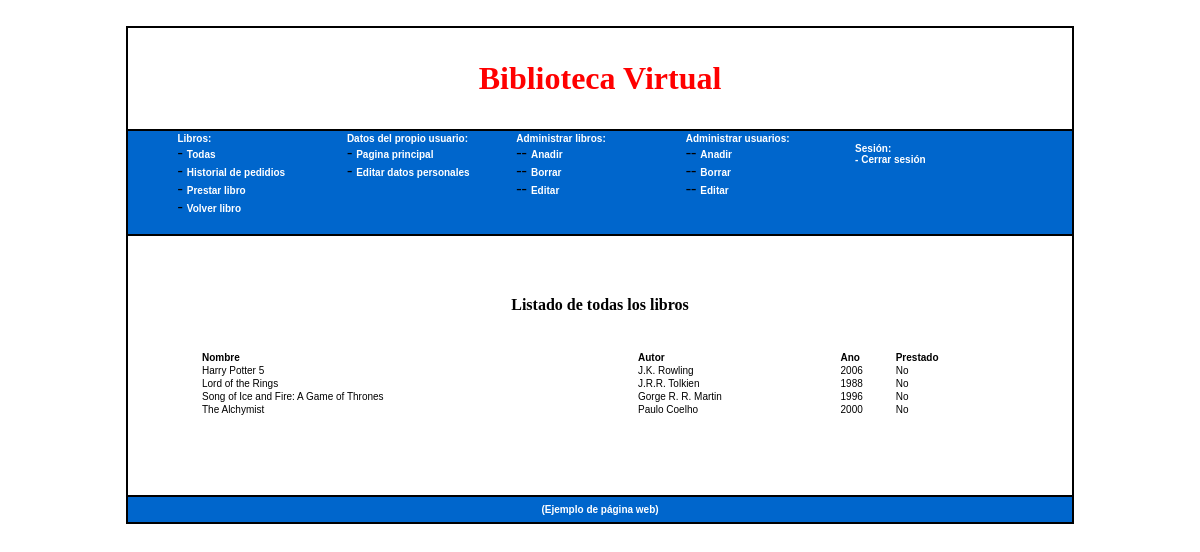
The page /index.php?contenido=listarLibros&crit=todas (signed in) on the database its author committed.
### tables this page shows
CREATE TABLE IF NOT EXISTS `LIBRO` (
  `id` INT NOT NULL AUTO_INCREMENT,
  `nombre` VARCHAR(45) NULL,
  `autor` VARCHAR(45) NULL,
  `ano` VARCHAR(45) NULL,
  PRIMARY KEY (`id`),
  UNIQUE INDEX `idLIBRO_UNIQUE` (`id` ASC));

### listarLibros.php (the view, shortened to what this page needs)
<?php session_start();
$idSocio = $_SESSION['id'];
$tipo = $_SESSION['tipo_usuario'];
$crit = $_GET['crit'];
?>
<!DOCTYPE HTML PUBLIC "-//W3C//DTD HTML 4.01 Transitional//EN" "http://www.w3.org/TR/html4/loose.dtd">
<html>
<head>
</head>
<body>
<?php if ($crit == 'todas') {
    $cabecera = "Listado de todas los libros";
} else if ($crit == 'vistas') {
    $cabecera = "Listado de los libros ya vistas";
} else if ($crit == 'novistas') {
    $cabecera = "Listado de los libros que no ha visto";
} else if ($crit == 'disponibles') {
    $cabecera = "Listado de los libros disponibles para alquilar";
} else if ($crit == 'prestados'){
    $cabecera = "Listado de los libros prestados para volver";
} else if ($crit == 'editar'){
    $cabecera = "Click en el libro que quiere editar";
}else if ($crit == 'borrar'){
    $cabecera = "Click en el libro que quiere borrar";
}
?>
<div align='center' style="font-weight:bold "><?php echo $cabecera; ?><br></div>
<br>
<br>
<table width="85%" border="0" align="center" cellpadding="0"
       style="font-family:Verdana, Arial, Helvetica, sans-serif; font-size:x-small ">
    <tr>
        <td><strong>Nombre</strong></td>
        <td><strong>Autor</strong></td>
        <td><strong>Ano</strong></td>
        <?php
        if ($crit == 'todas' || $crit == 'editar' || $crit == 'borrar') {
            $clausula = "SELECT * FROM libro WHERE 1 ORDER BY nombre ASC";
        } else if ($crit == 'vistas') {
            echo "<td><strong>Desde</strong></td><td><strong>Hasta</strong></td>";
            $clausula = "SELECT *, usuario.nombre as nombre_usuario FROM prestamo inner join usuario on prestamo.USUARIO_id = usuario.id
                       inner join libro on prestamo.LIBRO_id = libro.id WHERE prestamo.USUARIO_id=$idSocio";
        } else if ($crit == 'novistas') {
            $clausula = "SELECT * FROM libro WHERE id NOT IN (SELECT id FROM historial WHERE idSocio = '$idSocio' )ORDER BY titulo ASC";
        } else if ($crit == 'disponibles') {
            $clausula = "SELECT * FROM libro WHERE id NOT IN (SELECT LIBRO_id FROM prestamo WHERE hasta IS NULL)";
        } else if($crit == 'prestados'){
            $clausula = "SELECT * FROM libro WHERE id IN (SELECT LIBRO_id FROM prestamo WHERE hasta IS NULL)";
        }
        echo "        <td><strong>Prestado</strong></td>    </tr>";
        $result = mysql_query($clausula);
        while ($row = mysql_fetch_array($result)) {
            $clausula = "SELECT * FROM prestamo WHERE hasta IS NULL AND LIBRO_id = $row[id]";
            $res = mysql_num_rows(mysql_query($clausula));
            if ($tipo == "admin") {
                if ($crit == 'prestados')
                    echo "<tr name=$row[id] onClick=\"window.location='index.php?contenido=volverLibro&id=$row[id]'\" onMouseOver=\"bgColor='#0066CC'; this.style.color='#FFFFFF'\" onMouseOut=\"bgColor='#FFFFFF'; this.style.color='#000000'\">";
                else if ($crit == 'editar')
                    echo "<tr name=$row[id] onClick=\"window.location='index.php?contenido=editarLibro&id=$row[id]'\" onMouseOver=\"bgColor='#0066CC'; this.style.color='#FFFFFF'\" onMouseOut=\"bgColor='#FFFFFF'; this.style.color='#000000'\">";
                else if ($crit == 'borrar')
                    echo "<tr name=$row[id] onClick=\"window.location='index.php?contenido=borrarLibro&id=$row[id]'\" onMouseOver=\"bgColor='#0066CC'; this.style.color='#FFFFFF'\" onMouseOut=\"bgColor='#FFFFFF'; this.style.color='#000000'\">";
                else if ($crit == 'disponibles')
                    echo "<tr name=$row[id] onClick=\"window.location='index.php?contenido=prestarLibro&id=$row[id]'\" onMouseOver=\"bgColor='#0066CC'; this.style.color='#FFFFFF'\" onMouseOut=\"bgColor='#FFFFFF'; this.style.color='#000000'\">";
                else
                    echo "<tr name=$row[id] onMouseOver=\"bgColor='#0066CC'; this.style.color='#FFFFFF'\" onMouseOut=\"bgColor='#FFFFFF'; this.style.color='#000000'\">";
            }
            echo "<td>$row[nombre]</td>";
            echo "<td>$row[autor]</td>";
            echo "<td>$row[ano]</td>";
            if ($res == 0)
                echo "<td>No</td>";
            else
                echo "<td>Si</td>";
            echo "</td></tr>";
        }
        ?>
</table>
</body>
</html>

### index.php (shortened to what this page needs)
<?php
if(isset($_SESSION['logueado']))
{
    $logueado =  $_SESSION['logueado'];
}
if(isset($_GET['contenido']))
{
    $contenido = $_GET['contenido'];
}
?>
<!DOCTYPE HTML PUBLIC "-//W3C//DTD HTML 4.01 Transitional//EN" "http://www.w3.org/TR/html4/loose.dtd">
<html>
<head>
</head>
<body>
<br>
<table width="80%" height="473" border="1" align="center" cellspacing="0" bordercolor="#000000">
  <tr>
    <td width="1093" height="99" bgcolor="#FFFFFF"><div align="center" class="style1">Biblioteca Virtual</div></td>
  </tr>
  <tr>
    <td height="92" bgcolor="#0066CC"><?php  if(isset($logueado)){if($logueado==1) {include "menu.php";}}?></td>
  </tr>
  <tr>
    <td height="257"><?php include $contenido.".php"; unset($contenido);?>&nbsp;</td>
  <tr>
    <td height="23" bgcolor="#0066CC"><div align="center" class="style2"> (Ejemplo
        de p&aacute;gina web)</div></td>
  </tr>
</body>
</html>

### menu.php (shortened to what this page needs)
<?php session_start();
$id = $_SESSION['id'];
?>
<html>
<body>
<table width="90%"  border="0" align="center" cellspacing="0">
            <tr valign="top">
                <td width="20%"><span class="style2">Libros:<br></span>
                        - <a href="index.php?contenido=listarLibros&crit=todas">Todas</a><br>
                        - <a href="index.php?contenido=listarLibros&crit=vistas">Historial de pedidios</a><br>
                    <?php
                    if($_SESSION['tipo_usuario'] == 'admin') {
                        ?>
                        - <a href="index.php?contenido=listarLibros&crit=disponibles">Prestar libro</a></br>
                        - <a href="index.php?contenido=listarLibros&crit=prestados">Volver libro</a></p>
                    <?php
                    }     else {
                        ?>
                        - <a href="index.php?contenido=listarLibros&crit=disponibles">Libros Disponibles</a></br>
                    <?php
                    }
                    ?>
                </td>
                <td width="20%"><span class="style2">Datos del propio usuario:<br></span>
                        - <a href="index.php?contenido=principal">Pagina principal</a><br>
                        - <?php echo "<a href='index.php?contenido=editarUsuario&id=$id'>Editar datos personales </a></p>"; ?>
                </td>
                <?php
                if($_SESSION['tipo_usuario'] == 'admin') {
                    ?>
                    <td width="20%"><span class="style2">Administrar libros:<br></span>
                            -- <a href="index.php?contenido=anadirLibro">Anadir</a></br>
                            -- <a href="index.php?contenido=listarLibros&crit=borrar">Borrar</a></br>
                            -- <a href="index.php?contenido=listarLibros&crit=editar">Editar</a></br>
                    </td>
                    <td width="20%"><span class="style2">Administrar usuarios:<br></span>
                            -- <a href="index.php?contenido=altaNueva">Anadir</a></br>
                            -- <a href="index.php?contenido=listarUsuarios&cond=delete">Borrar</a></br>
                            -- <a href="index.php?contenido=listarUsuarios&cond=edit">Editar</a></br>
                    </td>
                <?php
                }
                ?>
                <td width="20"><p class="style2">Sesi&oacute;n:<br>
                        - <a href="logout.php">Cerrar sesi&oacute;n </a></p>
                </td>
            </tr>
</table>
</body>
</html>

### index.php (style rules this page uses)
.style2 { color: #FFFFFF; font-weight: bold; font-family: Verdana, Arial, Helvetica, sans-serif; font-size: x-small; }
a:link, a:active, a:visited { font-family:Verdana, Arial, Helvetica, sans-serif; font-weight:bold; font-size:x-small; text-decoration:none; color:#FFFFFF }

### rows shown on the page
libro: nombre "Harry Potter 5", autor "J.K. Rowling", ano "2006"
libro: nombre "Lord of the Rings", autor "J.R.R. Tolkien", ano "1988"
libro: nombre "Song of Ice and Fire: A Game of Thrones", autor "Gorge R. R. Martin", ano "1996"
libro: nombre "The Alchymist", autor "Paulo Coelho", ano "2000"

### other values the page prints
$cabecera "Listado de todas los libros"
